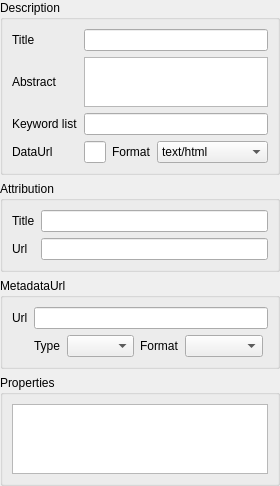
             <widget class="QWidget" name="scrollAreaWidgetContents_2">
              <property name="geometry">
               <rect>
                <x>0</x>
                <y>0</y>
                <width>279</width>
                <height>451</height>
               </rect>
              </property>
              <layout class="QVBoxLayout" name="verticalLayout_8">
               <property name="margin">
                <number>0</number>
               </property>
               <item>
                <widget class="QgsCollapsibleGroupBox" name="mMetaDescriptionGrpBx">
                 <property name="title">
                  <string>Description</string>
                 </property>
                 <property name="syncGroup" stdset="0">
                  <string notr="true">vectormeta</string>
                 </property>
                 <layout class="QGridLayout" name="gridLayout_5">
                  <item row="1" column="0">
                   <widget class="QLabel" name="mLayerTitleLabel">
                    <property name="text">
                     <string>Title</string>
                    </property>
                   </widget>
                  </item>
                  <item row="1" column="1">
                   <widget class="QLineEdit" name="mLayerTitleLineEdit"/>
                  </item>
                  <item row="3" column="0">
                   <widget class="QLabel" name="mLayerAbstractLabel">
                    <property name="text">
                     <string>Abstract</string>
                    </property>
                   </widget>
                  </item>
                  <item row="3" column="1">
                   <widget class="QTextEdit" name="mLayerAbstractTextEdit">
                    <property name="sizePolicy">
                     <sizepolicy hsizetype="Expanding" vsizetype="Minimum">
                      <horstretch>0</horstretch>
                      <verstretch>0</verstretch>
                     </sizepolicy>
                    </property>
                    <property name="maximumSize">
                     <size>
                      <width>16777215</width>
                      <height>50</height>
                     </size>
                    </property>
                   </widget>
                  </item>
                  <item row="5" column="0">
                   <widget class="QLabel" name="mLayerKeywordListLabel">
                    <property name="text">
                     <string>Keyword list</string>
                    </property>
                   </widget>
                  </item>
                  <item row="5" column="1">
                   <widget class="QLineEdit" name="mLayerKeywordListLineEdit"/>
                  </item>
                  <item row="6" column="0">
                   <widget class="QLabel" name="mLayerDataUrlLabel">
                    <property name="text">
                     <string>DataUrl</string>
                    </property>
                   </widget>
                  </item>
                  <item row="6" column="1">
                   <layout class="QHBoxLayout" name="horizontalLayout_7">
                    <item>
                     <widget class="QLineEdit" name="mLayerDataUrlLineEdit"/>
                    </item>
                    <item>
                     <widget class="QLabel" name="mLayerDataUrlFormatLabel">
                      <property name="text">
                       <string>Format</string>
                      </property>
                     </widget>
                    </item>
                    <item>
                     <widget class="QComboBox" name="mLayerDataUrlFormatComboBox">
                      <item>
                       <property name="text">
                        <string notr="true">text/html</string>
                       </property>
                      </item>
                      <item>
                       <property name="text">
                        <string notr="true">text/plain</string>
                       </property>
                      </item>
                      <item>
                       <property name="text">
                        <string notr="true">application/pdf</string>
                       </property>
                      </item>
                     </widget>
                    </item>
                   </layout>
                  </item>
                 </layout>
                </widget>
               </item>
               <item>
                <widget class="QgsCollapsibleGroupBox" name="mMetaAttributionGrpBx">
                 <property name="title">
                  <string>Attribution</string>
                 </property>
                 <property name="syncGroup" stdset="0">
                  <string notr="true">vectormeta</string>
                 </property>
                 <layout class="QGridLayout" name="gridLayout_7">
                  <item row="0" column="0">
                   <widget class="QLabel" name="mLayerAttributionLabel">
                    <property name="text">
                     <string>Title</string>
                    </property>
                   </widget>
                  </item>
                  <item row="0" column="1">
                   <widget class="QLineEdit" name="mLayerAttributionLineEdit"/>
                  </item>
                  <item row="2" column="0">
                   <widget class="QLabel" name="mLayerAttributionUrlLabel">
                    <property name="text">
                     <string>Url</string>
                    </property>
                   </widget>
                  </item>
                  <item row="2" column="1">
                   <widget class="QLineEdit" name="mLayerAttributionUrlLineEdit"/>
                  </item>
                 </layout>
                </widget>
               </item>
               <item>
                <widget class="QgsCollapsibleGroupBox" name="mMetaMetaUrlGrpBx">
                 <property name="title">
                  <string>MetadataUrl</string>
                 </property>
                 <property name="syncGroup" stdset="0">
                  <string notr="true">vectormeta</string>
                 </property>
                 <layout class="QGridLayout" name="gridLayout_9">
                  <item row="0" column="0">
                   <widget class="QLabel" name="mLayerMetadataUrlLabel">
                    <property name="text">
                     <string>Url</string>
                    </property>
                   </widget>
                  </item>
                  <item row="0" column="1">
                   <widget class="QLineEdit" name="mLayerMetadataUrlLineEdit"/>
                  </item>
                  <item row="1" column="1">
                   <layout class="QHBoxLayout" name="horizontalLayout_8">
                    <item>
                     <widget class="QLabel" name="mLayerMetadataUrlTypeLabel">
                      <property name="text">
                       <string>Type</string>
                      </property>
                     </widget>
                    </item>
                    <item>
                     <widget class="QComboBox" name="mLayerMetadataUrlTypeComboBox">
                      <item>
                       <property name="text">
                        <string notr="true"/>
                       </property>
                      </item>
                      <item>
                       <property name="text">
                        <string notr="true" extracomment="FGDC-STD-001-1988">FGDC</string>
                       </property>
                      </item>
                      <item>
                       <property name="text">
                        <string notr="true" extracomment="ISO 19115">TC211</string>
                       </property>
                      </item>
                     </widget>
                    </item>
                    <item>
                     <widget class="QLabel" name="mLayerMetadataUrlFormatLabel">
                      <property name="text">
                       <string>Format</string>
                      </property>
                     </widget>
                    </item>
                    <item>
                     <widget class="QComboBox" name="mLayerMetadataUrlFormatComboBox">
                      <item>
                       <property name="text">
                        <string notr="true"/>
                       </property>
                      </item>
                      <item>
                       <property name="text">
                        <string notr="true">text/plain</string>
                       </property>
                      </item>
                      <item>
                       <property name="text">
                        <string notr="true">text/xml</string>
                       </property>
                      </item>
                     </widget>
                    </item>
                    <item>
                     <spacer name="horizontalSpacer_5">
                      <property name="orientation">
                       <enum>Qt::Horizontal</enum>
                      </property>
                      <property name="sizeHint" stdset="0">
                       <size>
                        <width>40</width>
                        <height>20</height>
                       </size>
                      </property>
                     </spacer>
                    </item>
                   </layout>
                  </item>
                 </layout>
                </widget>
               </item>
               <item>
                <widget class="QgsCollapsibleGroupBox" name="mMetaPropertiesGrpBx">
                 <property name="sizePolicy">
                  <sizepolicy hsizetype="Preferred" vsizetype="Preferred">
                   <horstretch>0</horstretch>
                   <verstretch>5</verstretch>
                  </sizepolicy>
                 </property>
                 <property name="title">
                  <string>Properties</string>
                 </property>
                 <property name="syncGroup" stdset="0">
                  <string notr="true">vectormeta</string>
                 </property>
                 <layout class="QVBoxLayout" name="verticalLayout_9">
                  <item>
                   <widget class="QTextEdit" name="teMetadata">
                    <property name="lineWidth">
                     <number>2</number>
                    </property>
                    <property name="readOnly">
                     <bool>true</bool>
                    </property>
                   </widget>
                  </item>
                 </layout>
                </widget>
               </item>
               <item>
                <spacer name="verticalSpacer_3">
                 <property name="orientation">
                  <enum>Qt::Vertical</enum>
                 </property>
                 <property name="sizeHint" stdset="0">
                  <size>
                   <width>20</width>
                   <height>0</height>
                  </size>
                 </property>
                </spacer>
               </item>
              </layout>
             </widget>
